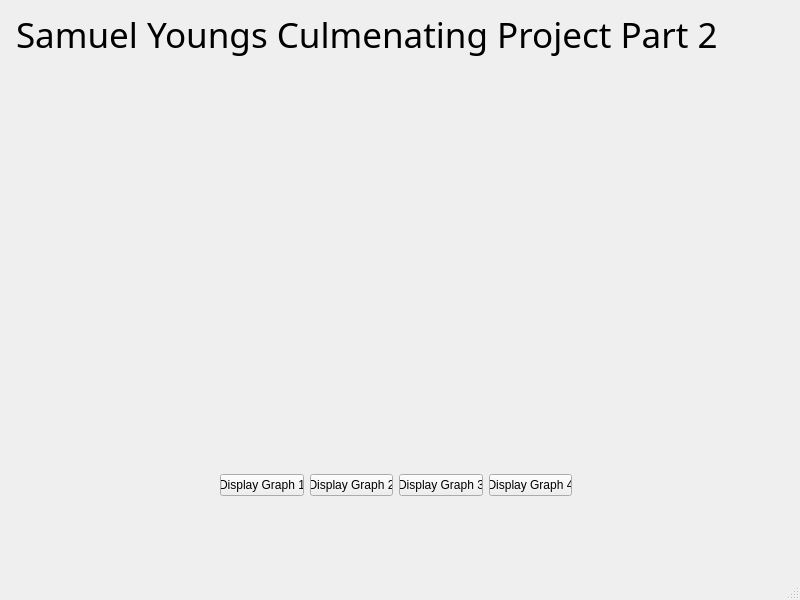
<?xml version="1.0" encoding="UTF-8"?>
<ui version="4.0">
 <class>MainWindow</class>
 <widget class="QMainWindow" name="MainWindow">
  <property name="geometry">
   <rect>
    <x>0</x>
    <y>0</y>
    <width>800</width>
    <height>600</height>
   </rect>
  </property>
  <property name="windowTitle">
   <string>MainWindow</string>
  </property>
  <widget class="QWidget" name="centralwidget">
   <widget class="QWidget" name="horizontalLayoutWidget">
    <property name="geometry">
     <rect>
      <x>220</x>
      <y>460</y>
      <width>352</width>
      <height>51</height>
     </rect>
    </property>
    <layout class="QHBoxLayout" name="horizontalLayout">
     <property name="sizeConstraint">
      <enum>QLayout::SetNoConstraint</enum>
     </property>
     <item>
      <widget class="QPushButton" name="Graph1">
       <property name="text">
        <string>Display Graph 1</string>
       </property>
      </widget>
     </item>
     <item>
      <widget class="QPushButton" name="Graph2">
       <property name="text">
        <string>Display Graph 2</string>
       </property>
      </widget>
     </item>
     <item>
      <widget class="QPushButton" name="Graph3">
       <property name="text">
        <string>Display Graph 3</string>
       </property>
      </widget>
     </item>
     <item>
      <widget class="QPushButton" name="Graph4">
       <property name="text">
        <string>Display Graph 4</string>
       </property>
      </widget>
     </item>
    </layout>
   </widget>
   <widget class="QWidget" name="gridLayoutWidget">
    <property name="geometry">
     <rect>
      <x>200</x>
      <y>80</y>
      <width>391</width>
      <height>371</height>
     </rect>
    </property>
    <layout class="QGridLayout" name="Display"/>
   </widget>
   <widget class="QLabel" name="Title">
    <property name="geometry">
     <rect>
      <x>16</x>
      <y>-1</y>
      <width>781</width>
      <height>71</height>
     </rect>
    </property>
    <property name="font">
     <font>
      <family>MS Reference Sans Serif</family>
      <pointsize>26</pointsize>
      <weight>50</weight>
      <bold>false</bold>
     </font>
    </property>
    <property name="text">
     <string>Samuel Youngs Culmenating Project Part 2</string>
    </property>
   </widget>
  </widget>
  <widget class="QMenuBar" name="menubar">
   <property name="geometry">
    <rect>
     <x>0</x>
     <y>0</y>
     <width>800</width>
     <height>21</height>
    </rect>
   </property>
  </widget>
  <widget class="QStatusBar" name="statusbar"/>
 </widget>
 <resources/>
 <connections/>
</ui>
